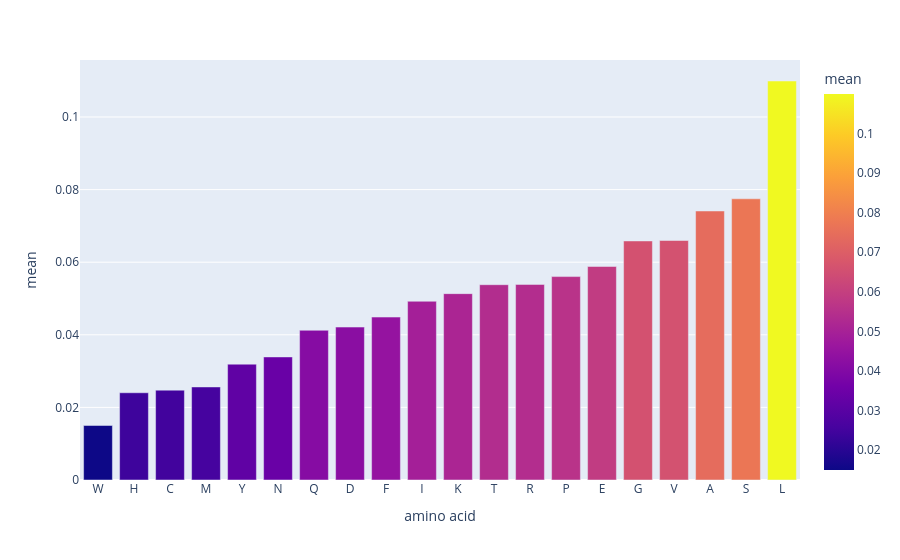

Notebook cell for this chart:
### Code cell
import plotly.express as px
import plotly.io as pio
#pio.renderers.default = 'colab'

fig = px.bar(train_df.sort_values(by='mean'), x='amino acid', y='mean', color='mean')
fig.show()

### Figure 1 — Plotly figure (JSON) as saved in the notebook; plotly's stock layout.template omitted (floating-point values rounded to 4 significant figures)
{"data": [{"alignmentgroup": "True", "hovertemplate": "amino acid=%{x}<br>mean=%{marker.color}<extra></extra>", "legendgroup": "", "marker": {"color": [0.01502, 0.02403, 0.02476, 0.02564, 0.03191, 0.0339, 0.04125, 0.04213, 0.04488, 0.04924, 0.05134, 0.0538, 0.05388, 0.05604, 0.05882, 0.06586, 0.06598, 0.07411, 0.07746, 0.1099], "coloraxis": "coloraxis", "pattern": {"shape": ""}}, "name": "", "offsetgroup": "", "orientation": "v", "showlegend": false, "textposition": "auto", "type": "bar", "x": ["W", "H", "C", "M", "Y", "N", "Q", "D", "F", "I", "K", "T", "R", "P", "E", "G", "V", "A", "S", "L"], "xaxis": "x", "y": [0.01502, 0.02403, 0.02476, 0.02564, 0.03191, 0.0339, 0.04125, 0.04213, 0.04488, 0.04924, 0.05134, 0.0538, 0.05388, 0.05604, 0.05882, 0.06586, 0.06598, 0.07411, 0.07746, 0.1099], "yaxis": "y"}], "layout": {"barmode": "relative", "coloraxis": {"colorbar": {"title": {"text": "mean"}}, "colorscale": [[0, "#0d0887"], [0.1111, "#46039f"], [0.2222, "#7201a8"], [0.3333, "#9c179e"], [0.4444, "#bd3786"], [0.5556, "#d8576b"], [0.6667, "#ed7953"], [0.7778, "#fb9f3a"], [0.8889, "#fdca26"], [1, "#f0f921"]]}, "legend": {"tracegroupgap": 0}, "margin": {"t": 60}, "xaxis": {"anchor": "y", "domain": [0, 1], "title": {"text": "amino acid"}}, "yaxis": {"anchor": "x", "domain": [0, 1], "title": {"text": "mean"}}}}
